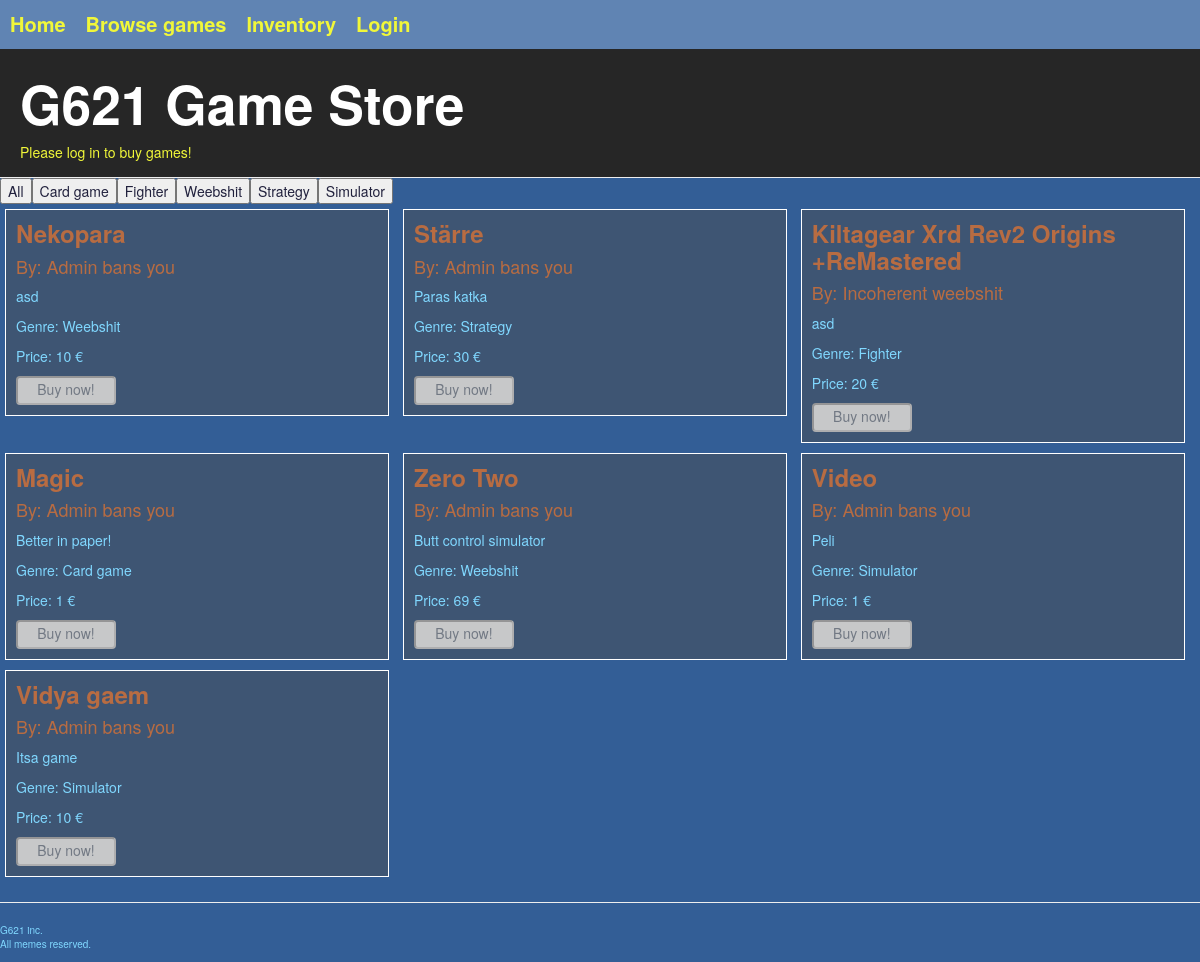
/shop/, run on an earlier commit of the app's database.
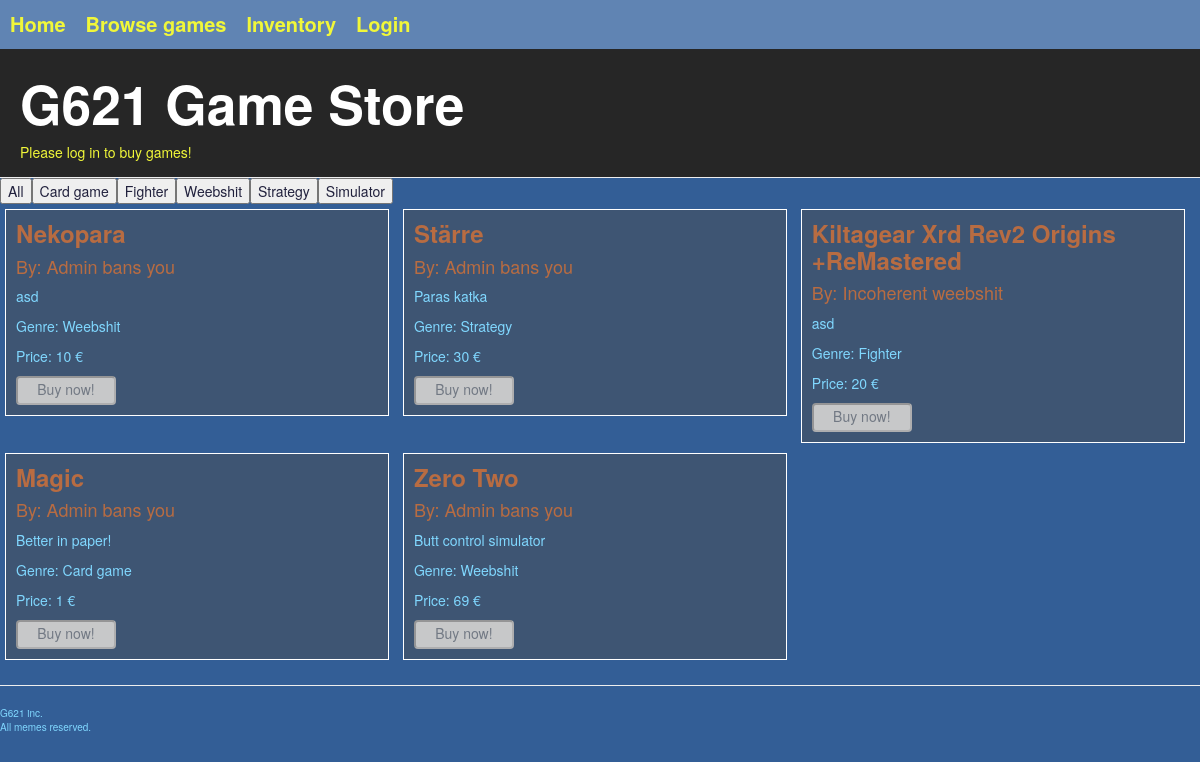
And on a later commit of the database.
### gameshop/models.py (models this page shows, shortened)
class Genre(models.Model):
    name = models.CharField(max_length=20)
    def __str__(self):
        return self.name

class Game(models.Model):
    id = models.AutoField(auto_created=True, primary_key=True)
    name = models.CharField(max_length=50)
    description = models.TextField(max_length=500)
    genre = models.ForeignKey(Genre, on_delete=models.CASCADE)
    sales = models.IntegerField(default=0)
    price = models.IntegerField(default=0)
    owner = models.ForeignKey(Developer, on_delete=models.CASCADE)
    url = models.CharField(max_length=300, default='http://webcourse.cs.hut.fi/example_game.html')
    bought = models.ManyToManyField(Profile, blank=True, through="Game_state")

class Developer(models.Model):
    profile = models.OneToOneField(Profile, on_delete=models.CASCADE)
    studioname = models.CharField(max_length=50)

### gameshop/views.py (the view)
# urls.py: path('shop/', shop),
def shop(request, genre=None):
    template = loader.get_template("gameshop/shop.html")
    if genre:
        g = get_object_or_404(Genre, name=genre)
        games = Game.objects.filter(genre=g)
    else:
        games = Game.objects.all()
    if request.user.is_anonymous:
        profile = None
        gamelist = map(lambda x: (x, False), games)
    else:
        profile = profile = Profile.objects.get(user = request.user)
        gamelist = map(lambda x: (x, profile.hasBought(x)), games)
    context = getUserContext(request.user)
    context["gamelist"] = gamelist # List[Tuple] (Game, UserHasThatGame)
    context["genres"] = Genre.objects.all()
    return HttpResponse(template.render(context))

### gameshop/helpers.py (called while the page is built, shortened)
def getUserContext(user):
    if not user or user.is_anonymous:
        return { "profile": None, "developer": None }

### gameshop/templates/gameshop/shop.html (shortened to what this page needs)
{% extends "gameshop/generic.html" %}
{% block script %}
  {% load staticfiles %}
{% endblock %}
{%  block pageHeader %}
  <div class="page-header">
    <h1>
      G621 Game Store
    </h1>
    {% if not profile %}
    <a href="/login/">
      Please log in to buy games!
    </a>
    {% endif %}
  </div>
{% endblock %}
{% block content %}
{% include "gameshop/inventory/genre_list.html" %}
{% for game, isOwned in gamelist %}
    <div class="store-block">
      <h3 id="game_name">
        {{ game.name }}
      </h3>
      <h4 id="game_studioname">
        By: {{ game.owner.studioname }}
      </h4>
      <p id="game_description">
        {{ game.description }}
      </p>
      <p>
        Genre: {{ game.genre }}
      </p>
        {% if isOwned %}
          <p>You already own this game.</p>
          <form action="/gamescreen/{{ game.id }}/">
            <input class="play-now-button" type="submit" value="Play now!" />
          </form>
        {% else %}
        <p id="game_price">
          Price: {{ game.price }}  €
        </p>
        <form action="//payments.webcourse.niksula.hut.fi/pay/" method="POST" id="{{game.name}}">
          {% if profile %}
              <input class="shop_buy" id="{{game.id}}" type="button" onclick="buy(this.id)" value="Buy now!"/>
          {% else %}
              <input class="shop_buy_disabled" value="Buy now!" disabled/>
          {% endif %}
        </form>
      {% endif %}
    </div>
  {% endfor %}
{% endblock %}

### gameshop/templates/gameshop/inventory/genre_list.html
<table class="genre-table">
  <tbody>
    <form action="/shop/">
      <input class="genre-selection" type="submit" value="All">
    </form>
    {% for genre in genres %}
      <form action="/shop/{{ genre.name }}/">
        <input class="genre-selection" type="submit" value="{{ genre.name }}">
      </form>
    {% endfor %}
  </tbody>
</table>

What changed in the data, as far as the page shows it:
removed Game: name "Video", owner.studioname "Admin bans you", description "Peli", genre "Simulator", price "1"
removed Game: name "Vidya gaem", owner.studioname "Admin bans you", description "Itsa game", genre "Simulator", price "10"
